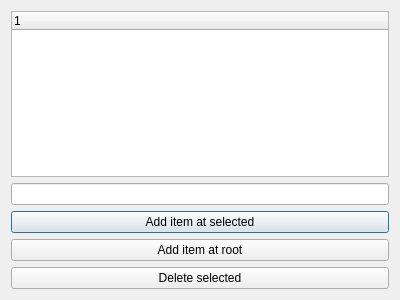
<?xml version="1.0" encoding="UTF-8"?>
<ui version="4.0">
 <class>myTreeWidget</class>
 <widget class="QDialog" name="myTreeWidget">
  <property name="geometry">
   <rect>
    <x>0</x>
    <y>0</y>
    <width>400</width>
    <height>300</height>
   </rect>
  </property>
  <property name="windowTitle">
   <string>myTreeWidget</string>
  </property>
  <layout class="QVBoxLayout" name="verticalLayout">
   <item>
    <widget class="QTreeWidget" name="treeWidget">
     <column>
      <property name="text">
       <string notr="true">1</string>
      </property>
     </column>
    </widget>
   </item>
   <item>
    <widget class="QLineEdit" name="lineEdit"/>
   </item>
   <item>
    <widget class="QPushButton" name="pushButton">
     <property name="text">
      <string>Add item at selected</string>
     </property>
    </widget>
   </item>
   <item>
    <widget class="QPushButton" name="pushButton_2">
     <property name="text">
      <string>Add item at root</string>
     </property>
    </widget>
   </item>
   <item>
    <widget class="QPushButton" name="pushButton_3">
     <property name="text">
      <string>Delete selected</string>
     </property>
    </widget>
   </item>
  </layout>
 </widget>
 <layoutdefault spacing="6" margin="11"/>
 <resources/>
 <connections/>
</ui>
